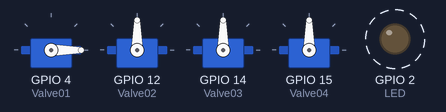
Simulated run of this program. Board: ESP8266 (NodeMCU). Parts: 4 × servo, output pins drawn as LEDs (lit = HIGH). Dashed ring = blinking. WiFi joins after 1.5 s; servers stay silent unless stated; what the program prints to the serial monitor is not drawn.

Above: at 2.55 s.
Timing chart, 0 to 7.1 s (numbered marks = the images above):
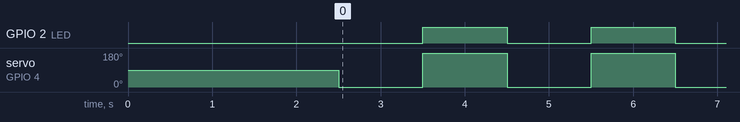

Measured:
- by itself, GPIO 2 (LED): alternates HIGH for 1.0 s and LOW for 1.0 s
- by itself, servo on GPIO 4 (Valve01): alternates 180° for 1.0 s and 0° for 1.0 s

The program:

main.cpp
```cpp
#include <Arduino.h>
#include <ESP8266WiFi.h>
#include <ESP8266WebServer.h>
#include <Servo.h>

#define LED 2

#define Valve01 4   //D2 is GPIO4 (PWM)
#define Valve02 12  //D6 is GPIO12 (PWM)
#define Valve03 14  //D5 is GPIO14 (PWM)
#define Valve04 15  //D8 is GPIO15 (PWM)

//WiFi Connection configuration
const char *ssid = "ssid";
const char *password = "pass";
const char *apssid = "espap";

IPAddress ip(192,168,31,4);
IPAddress gt(192,168,31,1);
IPAddress sn(255,255,255,0);

Servo valve_01;  // create servo object to control a servo (valve)
Servo valve_02;  // create servo object to control a servo (valve)
Servo valve_03;  // create servo object to control a servo (valve)
Servo valve_04;  // create servo object to control a servo (valve)

ESP8266WebServer server(80);  //Creates webserver on port 80

int V01_pos = 0;  // variable to store the servo position
int V02_pos = 0;  // variable to store the servo position
int V03_pos = 0;  // variable to store the servo position
int V04_pos = 0;  // variable to store the servo position

void setup() {
  // put your setup code here, to run once:
  delay(1000);
  Serial.begin(9600);
  Serial.print("ESP Board MAC Address:  ");
  Serial.println(WiFi.macAddress());

  pinMode(LED, OUTPUT);

  valve_01.attach(Valve01); // attaches the valve on D2 to the servo object
  valve_02.attach(Valve02); // attaches the valve on D6 to the servo object
  valve_03.attach(Valve03); // attaches the valve on D5 to the servo object
  valve_04.attach(Valve04); // attaches the valve on D8 to the servo object

  //Connect to wifi Network
  WiFi.mode(WIFI_AP_STA);
  WiFi.begin(ssid, password); //Connect to WiFi router
  Serial.println("");

  // Wait for connection
  Serial.print("Connecting:  ");
  while (WiFi.status() != WL_CONNECTED) {
    delay(500);
    Serial.print(".");
  }

  //If connection successful show IP address in serial monitor
  Serial.println("");
  Serial.print("Connected to: ");
  Serial.println(ssid);
  Serial.print("IP address: ");
  Serial.println(WiFi.localIP());  //IP address assigned to ESP

  // Setup ESP AP
  WiFi.softAPConfig(ip, gt, sn);
  WiFi.softAP(apssid, password);
}

void loop() {
  // put your main code here, to run repeatedly:

  valve_01.write(V01_pos);
  if (V01_pos == 0){
    V01_pos = 180;
    digitalWrite(LED, LOW);
  }
  else{
    V01_pos = 0;
    digitalWrite(LED, HIGH);
  }
  delay(1000);
}
```
